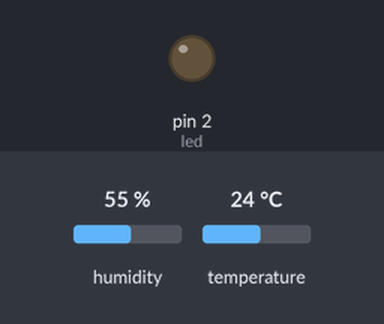
A program run on a simulated MicroPython board. Parts: output pins drawn as LEDs (lit = HIGH). Inputs (shaded band) come from the test bench; at power-on: humidity 55 %, temperature 24 °C. What the program prints to the serial console is not drawn. At 2.0 s the program stops and its outputs stay as they are.

Above: at 0.1 s.
At 1.1 s:
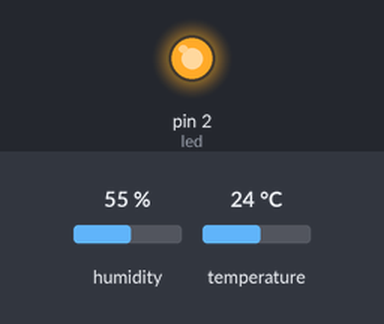
Timing chart, 0 to 2.6 s (numbered marks = the images above):
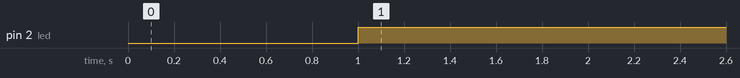

The program:

dhttest.py
```python
from machine import Pin
import time
import dht

led = Pin(2, Pin.OUT)
d = dht.DHT22(Pin(4))

state = 0
led.value(state)
time.sleep(1)
state = (state + 1) % 2
led.value(state)
time.sleep(1)
d.measure()
temp = d.temperature()
humi = d.humidity()
print(temp, humi)
```

Measured:
- by itself, pin 2 (led): LOW → HIGH at 1.0 s
